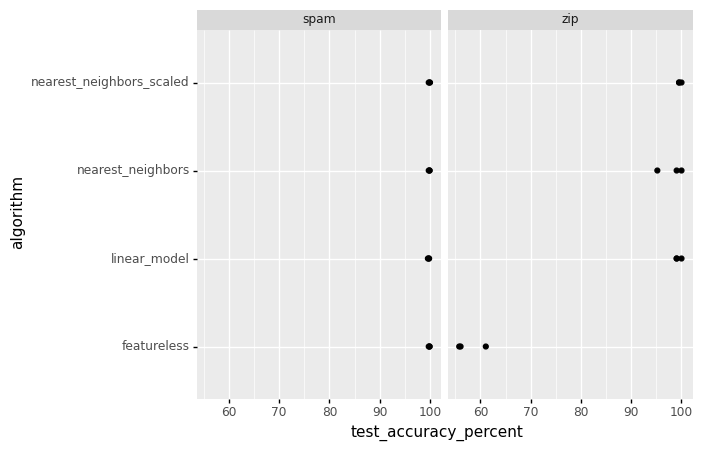

The script that saved this image:
#
# CS 570 Spring 2022
# Homework 2 - Jadon Fowler
#
import pandas as pd
from sklearn.linear_model import LogisticRegression
from sklearn.model_selection import KFold
from sklearn.model_selection import GridSearchCV
from sklearn.neighbors import KNeighborsClassifier
import numpy as np
import plotnine as p9
import urllib.request
import os.path

# download the test data
from sklearn.pipeline import make_pipeline
from sklearn.preprocessing import StandardScaler

zip_file_name = "data/zip.test.gz"
if not os.path.exists(zip_file_name):
    url = "https://github.com/tdhock/cs570-spring-2022/raw/master/data/zip.test.gz"
    urllib.request.urlretrieve(url, zip_file_name)

# download the spam data
spam_file_name = "data/spam.data"
if not os.path.exists(spam_file_name):
    url = "https://github.com/tdhock/cs570-spring-2022/raw/master/data/spam.data"
    urllib.request.urlretrieve(url, spam_file_name)

zip_df = pd.read_csv(
    zip_file_name,
    header=None,
    sep=" "
)

spam_df = pd.read_csv(
    spam_file_name,
    header=None,
    sep=" "
)

zip_df = zip_df.loc[zip_df[0].isin([0, 1]), :]
spam_df = spam_df.loc[spam_df[0].isin([0, 1]), :]

data_dict = {
    "zip": (zip_df.loc[:, 1:].to_numpy(), zip_df[0]),
    "spam": (spam_df.loc[:, 1:].to_numpy(), spam_df[0]),
}

print(data_dict)

test_acc_df_list = []
for data_set, (input_data, output_labels) in data_dict.items():
    # split the data set into K training sets
    k_fold_split = KFold(n_splits=3, shuffle=True, random_state=1).split(input_data)
    for fold_id, indices in enumerate(k_fold_split):
        mapped_data = {}
        for name, split_indices in zip(["train", "test"], indices):
            mapped_data[name] = {
                "X": input_data[split_indices],
                "y": output_labels.iloc[split_indices]
            }

        # setup grid search with training data
        nearest_neighbor = GridSearchCV(KNeighborsClassifier(), {
            'n_neighbors': [x for x in range(1, 21)]
        })
        nearest_neighbor.fit(**mapped_data["train"])
        # scaled version
        nearest_neighbor_scaled = make_pipeline(StandardScaler(), nearest_neighbor)
        nearest_neighbor_scaled.fit(**mapped_data["train"])

        # print results
        print("best params for train: ", nearest_neighbor.best_params_)
        results = pd.DataFrame(nearest_neighbor.cv_results_)
        print("results:", results.loc[:, ["param_n_neighbors", "mean_test_score"]])

        # setup logistic regression with training data
        pipe = make_pipeline(StandardScaler(), LogisticRegression(max_iter=100))
        pipe.fit(**mapped_data["train"])

        # create featureless vec
        # either all 0 or all 1 (whichever was more frequent in the train set labels)
        train_set_labels = pd.DataFrame(mapped_data["train"]["y"])
        mode = train_set_labels.mode()[0].values[0]

        test_data = mapped_data["test"]["X"]
        pred_dict = {
            "nearest_neighbors": nearest_neighbor.predict(test_data),
            "nearest_neighbors_scaled": nearest_neighbor_scaled.predict(test_data),
            "linear_model": pipe.predict(test_data),
            "featureless": np.repeat(mode, test_data.shape[0])
        }
        for algorithm, pred_vec in pred_dict.items():
            test_acc_dict = {
                "test_accuracy_percent": (pred_vec == mapped_data["test"]["y"]).mean() * 100,
                "data_set": data_set,
                "fold_id": fold_id,
                "algorithm": algorithm
            }
            test_acc_df_list.append(pd.DataFrame(test_acc_dict, index=[0]))

test_acc_df = pd.concat(test_acc_df_list)
print(test_acc_df)

# make a gg plot
gg = p9.ggplot() + \
    p9.geom_point(
        p9.aes(
            x="test_accuracy_percent",
            y="algorithm",
        ),
        data=test_acc_df) + \
    p9.facet_grid(". ~ data_set")
gg.save("homework2.png")
